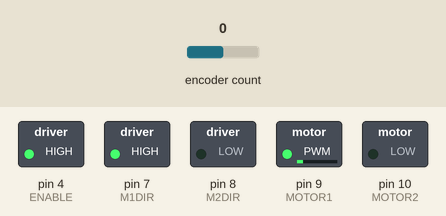
A sketch run on a simulated Arduino Uno, built with avr-gcc and run on an emulated ATmega328P. Parts: switched loads named in the sketch (green lamp = pin HIGH). Inputs (shaded band) come from the test bench; at power-on: encoder count 0. What the sketch prints to the serial monitor is not drawn.

Above: at 1.2 s.
1.3 s: encoder count set to -1
Timing chart, 0 to 12.7 s (numbered marks = the images above; inputs shaded):
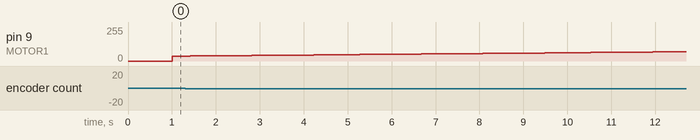

The sketch:

motorControlSystemV2.ino
```cpp
#include <Encoder.h>

double CYCLE = 255;
int ENABLE = 4;
int M1DIR = 7, M2DIR = 8, MOTOR1 = 9, MOTOR2 = 10;
int SWITCH = 5;
int STATUS = 12;
double CPR = 3200;
double currPosition = 0, lastPosition = 0, lastTime = 0;
double currVel = 0;
int A[2] = {0, 0};
int B[2] = {0, 0};
int pinB = 6;
int pinA = 2;
int count = 0;
int startingTime;
int period = 5;
double currTime = 0;
double voltageCommand, destRads, integral = 0;
double VCC = 5;
double PControl =  0.716399306583056; // 0.96089093563049; //
double IControl =   0.0550545955322287; //0.0973447459705228; //
double toWrite = 0;

double pi = 3.14159, derivative = 0;

bool turnUp = false;

Encoder M1(pinA, pinB);

void setup() {
  //Connect a switch between pin 4 and ground
  pinMode(SWITCH, INPUT_PULLUP);
  pinMode(ENABLE, OUTPUT);
  pinMode(M1DIR, OUTPUT);
  pinMode(M2DIR, OUTPUT);
  pinMode(MOTOR1, OUTPUT);
  pinMode(MOTOR2, OUTPUT);
  pinMode(STATUS, INPUT);

  pinMode(pinA, INPUT_PULLUP);
  pinMode(pinB, INPUT_PULLUP);
  //Initalize interrupt


  Serial.begin(115200);
  startingTime = millis();

  digitalWrite(ENABLE, HIGH); //Setting Low disables shield motor outputs
  digitalWrite(M1DIR, HIGH); //HI is CW, LOW is CCW
  analogWrite(MOTOR1, 0 * CYCLE); //1 * CYCLE is Max Speed, 0 * cycle is not moving
}

void loop() {
  currTime = millis();
  /*
  if (currTime < 3000){
    destRads = pi / 2;
  } else if (currTime < 6000){
    destRads = pi;
  } else if (currTime < 9000){
    destRads = 3 * pi / 2;
  } else {
    destRads = 2 * pi;
  }
  */

  if (currTime > 1000){
      destRads = 1;
  }


  count = M1.read();
  //Serial.print(count);
  //Serial.print("\n");

  currPosition = count / CPR * 2 * 3.14159; //Current Position in radians
  currVel = (currPosition - lastPosition) / ((currTime - lastTime)/1000) ; //Velocity in rad/sec
  lastPosition = currPosition;
  integral += ((currTime - lastTime) / 1000) * (destRads - currPosition) ;
  //derivative = (currPosition - lastPosition)/((currTime - lastTime)/1000);
  voltageCommand = (destRads - currPosition) * PControl + integral * IControl * (destRads - currPosition); //+ (derivative * N * DControl) / (derivative + N);
  if (voltageCommand > 5) voltageCommand = 5;
  if (voltageCommand <-5) voltageCommand = -5;

  if (voltageCommand < 0){
    digitalWrite(M1DIR, LOW);
    voltageCommand *= -1;
  } else {
    digitalWrite(M1DIR, HIGH);
  }
  toWrite = voltageCommand / VCC * CYCLE;
  if (toWrite > 1 && toWrite < 18){
    toWrite = 18;
  }

  if (currTime > 1000 && currTime < 2500){
  //Serial.print("Destination (radians): ");
  //Serial.print(destRads);
  //Serial.print("\tCurrent Pos: ");
  Serial.print(currPosition);
  Serial.print("\t");
  Serial.print(currVel);
  Serial.print("\t");
  Serial.print(currTime);
  Serial.print("\n");
  //Serial.print("\t Motor Command (0-155): ");
  //Serial.print(toWrite);
  //Serial.print("\n");
  }

  analogWrite(MOTOR1, toWrite);

  while (millis() < currTime + period);  //Sample every 5ms

  lastTime = currTime;
}
```
